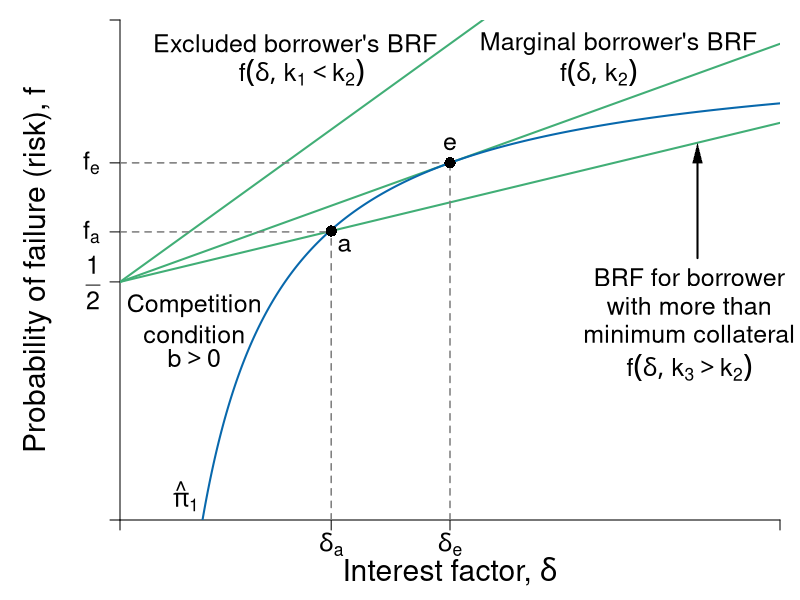

This chart was generated by the following R code:
#Authors: Bowles and Halliday
#Title: Coordination, Conflict and Competition: A Text in Microeconomics

library(shape)
pdf(file = "credit/non_contractual_equity.pdf", width = 8, height = 6)

#Set parameters for graphics
pointsize <- 1.8
axislabelsize <- 1.8
labelsize <- 1.5
namesize <- 1.8
annotatesize <- 1.5
graphlinewidth <- 2
segmentlinewidth <- 1.5

COL <- c("#7fc97f", "#beaed4", "#fdc086", "#ffff99", "#386cb0", "#f0027f", "#bf5b17", "#666666")
COLA <- c("#e0f3db", "#99d8c9","#66c2a4","#41ae76", "#238b45", "#005824")
COLB <- c("#c6dbef", "#4eb3d3", "#2b8cbe", "#0868ac","#084081")
COLC <- c("#fcfbfd", "#efedf5", "#dadaeb", "#bcbddc", "#9e9ac8", "#807dba", "#6a51a3", "#54278f", "#3f007d")
grays <- gray.colors(25, start = 1, end = 0, alpha = 1)

#Edited the margins to cater for the larger LHS labels
par(mar =  c(4, 6, 1, 1))

brfFn <- function(delta, mu = 1, k = 1) {
  .5 + (delta / (2 * mu)) * (1 - k)
}

PCFn <- function(delta, mu = 1) {
  delta/mu
}

isoreturnFn <- function(delta, pi=0.125) {
  1 - (pi)/delta
}

yFn <- function(d1, f1, mu = 1){
  mu*f1*(1 - f1) - d1*(1 - f1)
}

ylow <- function(delta, mu = 1, ybar = 0.0625){
  (-sqrt(delta^2 - 2*delta*mu + mu^2 - 4*mu*ybar) + delta + mu)/(2*mu)
}

yhigh <- function(delta, mu = 1, ybar = 0.0625){
  (sqrt(delta^2 - 2*delta*mu + mu^2 - 4*mu*ybar) + delta + mu)/(2*mu)
}

xlims <- c(0, 2)
ylims <- c(0, 1.05)

npts <- 501 
d1 <- seq(xlims[1], xlims[2], length.out = npts)
f1 <- seq(ylims[1], ylims[2], length.out = npts) 
a <- c(0.0625)

plot(0, 0, xlim = xlims, ylim = ylims, type = "n",
     xlab = expression(paste("")),
     ylab = expression(paste("")), 
     xaxt = "n", 
     yaxt = "n", 
     cex.lab = axislabelsize, 
     bty = "n", 
     xaxs = "i", 
     yaxs = "i"
)


ticksy <- c(ylims[1], 0.5, 0.605, 0.75, ylims[2])
ylabels <- c(NA, expression(paste(frac(1,2))), expression(paste(f[a])), expression(paste(f[e])), NA)
ticksx <- c(xlims[1], 0.64, 1, xlims[2])
xlabels <- c(NA, expression(paste(delta[a])),expression(paste(delta[e])), NA)
#xlabels <- c(NA, expression(paste(delta[1](k[3]))),expression(paste(delta[2](k[2]))), expression(paste(delta[3](k[3]))), NA)

axis(1, at = ticksx, pos = 0, labels = xlabels, cex.axis = labelsize)
axis(2, at = ticksy, pos = 0, labels = ylabels, las = 1, cex.axis = labelsize)

npts <- 503 
xx1 <- seq(xlims[1], xlims[2], length.out = npts)

#Draw the graphs
lines(xx1, brfFn(xx1, k = 0), col = COLA[4], lwd = graphlinewidth)
lines(xx1, brfFn(xx1, k = 0.5), col = COLA[4], lwd = graphlinewidth)
lines(xx1, brfFn(xx1, k = 0.666), col = COLA[4], lwd = graphlinewidth)
lines(xx1, isoreturnFn(xx1, pi = 0.25), col = COLB[4], lwd = graphlinewidth)
#lines(xx1, isoreturnFn(xx1, pi = 0.375), col = COLB[4], lwd = graphlinewidth)


#Axis labels
mtext(expression(paste("Interest factor, ", delta)), side = 1, line = 2.5, cex = axislabelsize)
text(-0.25, 0.5*(ylims[2]), expression(paste("Probability of failure (risk), ", f)), xpd = TRUE, cex = axislabelsize, srt = 90) 

segments(0, 0.605, 0.64, 0.605, lty = 2, col = grays[20] , lwd = segmentlinewidth)
segments(0, 0.75, 1, 0.75, lty = 2, col = grays[20] , lwd = segmentlinewidth)
# segments(1.5, 0, 1.5, brfFn(delta = 1.5, k = 0.666), lty = 2, col = grays[20] , lwd = segmentlinewidth)
# points(1.5, brfFn(1.5, k = 0.666), pch = 16, col = "black", cex = 1.5)
# text(1.5 + 0.04, brfFn(1.5, k = 0.666) - 0.03, expression(paste(b)), cex = labelsize)

segments(1, 0, 1, brfFn(delta = 1, k = 0.5), lty = 2, col = grays[20] , lwd = segmentlinewidth)
points(1, brfFn(1, k = 0.5), pch = 16, col = "black", cex = 1.5)
text(1, brfFn(1, k = 0.5) + 0.04, expression(paste(e)), cex = labelsize)

segments(0.64, 0, 0.64, brfFn(delta = 0.64, k = 0.666), lty = 2, col = grays[20] , lwd = segmentlinewidth)
points(0.64, brfFn(0.64, k = 0.666), pch = 16, col = "black", cex = 1.5)
text(0.64 + 0.04, brfFn(0.64, k = 0.666) - 0.03, expression(paste(a)), cex = labelsize)


text(0.53, 1, expression(paste("Excluded borrower's BRF")), cex = labelsize, xpd = TRUE)
text(0.55, 0.94, expression(paste(f(delta, k[1] < k[2]))), cex = labelsize)

text(1.51, 1, expression(paste("Marginal borrower's BRF")), cex = labelsize, xpd = TRUE)
text(1.45, 0.94, expression(paste(f(delta, k[2]))), cex = labelsize)


text(1.725, 0.51, expression(paste("BRF for borrower")), cex = labelsize, xpd = TRUE)
text(1.725, 0.45, expression(paste("with more than")), cex = labelsize, xpd = TRUE)
text(1.725, 0.39, expression(paste("minimum collateral")), cex = labelsize, xpd = TRUE)
text(1.725, 0.32, expression(paste(f(delta, k[3] > k[2]))), cex = labelsize, xpd = TRUE)
Arrows(1.75, 0.55, 1.75, 0.77, col = "black", lty = 1, lwd = 2, arr.type = "triangle", arr.lwd = 0.5)

#text(0.825, 0.425, expression(paste(hat(pi) > 0)), cex = labelsize)

text(0.225, 0.45, expression(paste("Competition")), cex = labelsize)
text(0.225, 0.39, expression(paste("condition")), cex = labelsize)
text(0.225, 0.34, expression(paste(b > 0)), cex = labelsize)


text(0.2, 0.05, expression(paste(hat(pi)[1])), cex = labelsize)
#text(0.34, 0.05, expression(paste(hat(pi)[1])), cex = labelsize)


dev.off()
